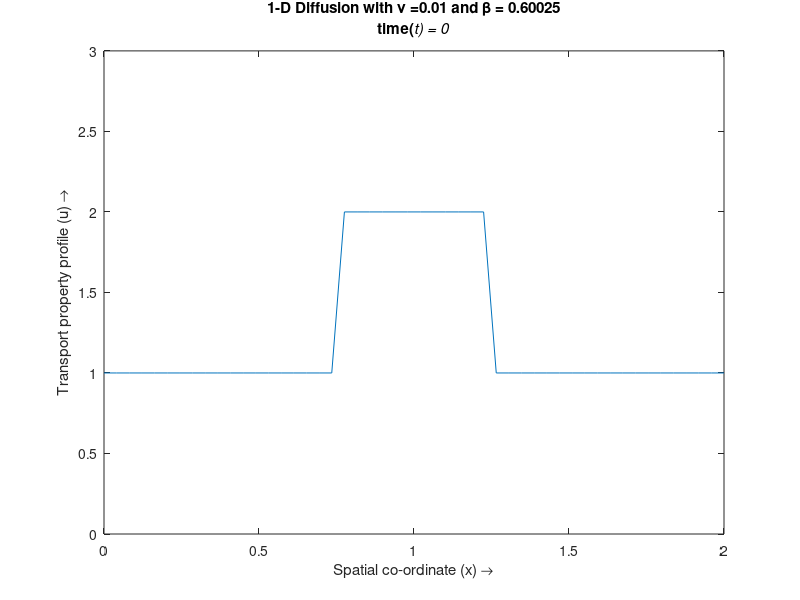

Recreate this plot in MATLAB. (Note: this script raises an error after producing the figure.)
% Simulating the 1-D Diffusion equation (Fourier's equation) by the
...Finite Difference Method(a time march)
% Numerical scheme used is a first order upwind in time and a second order
...central difference in space (both Implicit and Explicit)

%%
%Specifying Parameters
nx=50;               %Number of steps in space(x)
nt=30;               %Number of time steps 
dt=0.1;              %Width of each time step
dx=2/(nx-1);         %Width of space step
x=0:dx:2;            %Range of x (0,2) and specifying the grid points
u=zeros(nx,1);       %Preallocating u
un=zeros(nx,1);      %Preallocating un
vis=0.01;            %Diffusion coefficient/viscosity
beta=vis*dt/(dx*dx); %Stability criterion (0<=beta<=0.5, for explicit)
UL=1;                %Left Dirichlet B.C
UR=1;                %Right Dirichlet B.C
UnL=1;               %Left Neumann B.C (du/dn=UnL) 
UnR=1;               %Right Neumann B.C (du/dn=UnR) 

%%
%Initial Conditions: A square wave
for i=1:nx
    if ((0.75<=x(i))&&(x(i)<=1.25))
        u(i)=2;
    else
        u(i)=1;
    end
end

%%
%B.C vector
bc=zeros(nx-2,1);
bc(1)=vis*dt*UL/dx^2; bc(nx-2)=vis*dt*UR/dx^2;  %Dirichlet B.Cs
%bc(1)=-UnL*vis*dt/dx; bc(nx-2)=UnR*vis*dt/dx;  %Neumann B.Cs
%Calculating the coefficient matrix for the implicit scheme
E=sparse(2:nx-2,1:nx-3,1,nx-2,nx-2);
A=E+E'-2*speye(nx-2);        %Dirichlet B.Cs
%A(1,1)=-1; A(nx-2,nx-2)=-1; %Neumann B.Cs
D=speye(nx-2)-(vis*dt/dx^2)*A;

%%
%Calculating the velocity profile for each time step
i=2:nx-1;
for it=0:nt
    un=u;
    h=plot(x,u);       %plotting the velocity profile
    axis([0 2 0 3])
    title({['1-D Diffusion with \nu =',num2str(vis),' and \beta = ',num2str(beta)];['time(\itt) = ',num2str(dt*it)]})
    xlabel('Spatial co-ordinate (x) \rightarrow')
    ylabel('Transport property profile (u) \rightarrow')
    drawnow; 
    refreshdata(h)
    %Uncomment as necessary
    %-------------------
    %Implicit solution
    
    U=un;U(1)=[];U(end)=[];
    U=U+bc;
    U=D\U;
    u=[UL;U;UR];                      %Dirichlet
    %u=[U(1)-UnL*dx;U;U(end)+UnR*dx]; %Neumann
    %}
    %-------------------
    %Explicit method with F.D in time and C.D in space
    %{
    u(i)=un(i)+(vis*dt*(un(i+1)-2*un(i)+un(i-1))/(dx*dx));
    %}
end


